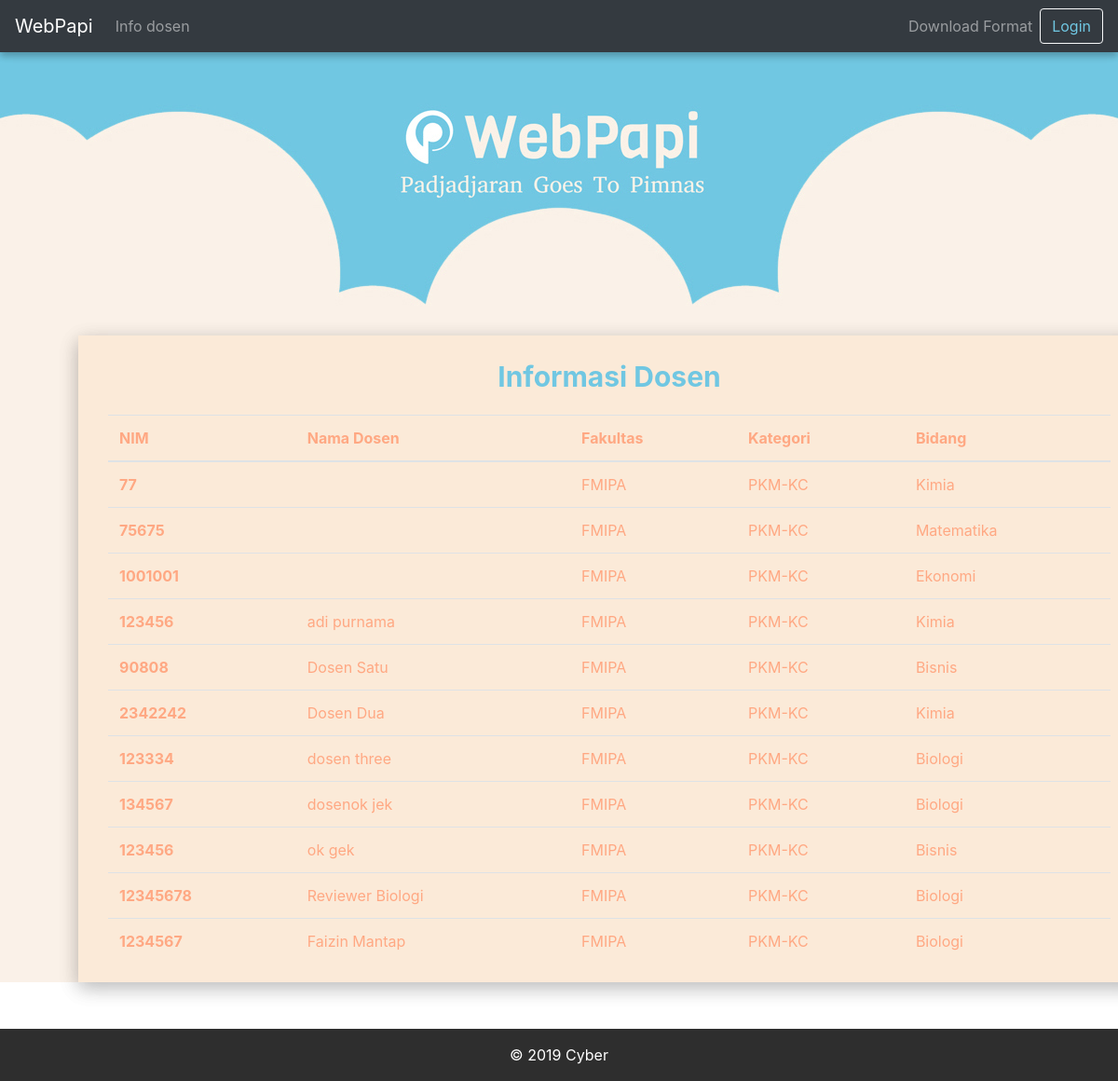
Screenshot of /info-dosen/ with the database file from the repository.
### users/models.py (models this page shows, shortened)
class Dosen(models.Model):
    user = models.OneToOneField(
        User, on_delete=models.CASCADE, primary_key=True)
    nip = models.IntegerField(blank=True, null=True)
    bidang = models.ForeignKey(
        'papi.KategoriPKM', on_delete=models.CASCADE, default=1)
    fakultas = models.ForeignKey(
        'Fakultas', on_delete=models.CASCADE, default=1)

class Fakultas(models.Model):
    namaFakultas = models.CharField(max_length=10, default="")

class User(AbstractUser):
    is_student = models.BooleanField(default=False)
    is_teacher = models.BooleanField(default=False)
    kontak = models.CharField(max_length=13)
    username = None
    email = models.EmailField(unique=True, null=True)
    USERNAME_FIELD = 'email'
    REQUIRED_FIELDS = []
    objects = CustomUserManager()

### papi/models.py (models this page shows, shortened)
class KategoriPKM(models.Model):
    namaKategori = models.CharField(max_length=50)

### papi/views.py (the view)
# urls.py: path('info-dosen/', views.info_dosen, name='info-dosen'),
def info_dosen(request):
    dosen = Dosen.objects.all()
    context = {
        'dosen': dosen,
    }
    return render(request, 'papi/info_dosen.html', context)

### papi/templates/papi/info_dosen.html (shortened to what this page needs)
{% extends 'papi/base.html' %}
{% load static %}
{% block content %}
    <div class="container-fluid text-center" style="background-image: url({% static 'papi/img/Head.jpg' %});background-position: top;background-size: auto;">
        <div style="min-height: 330px;"></div>
    </div>
    <div class="login-clean" style="background-color: #FAF1E8;">
        <div class="container" style="min-width: 80%;background-color: #fbead8;margin-top: -50px;margin-bottom: 50px; box-shadow: 0 6px 20px 0 rgba(0, 0, 0, 0.15), 0 6px 20px 0 rgba(0, 0, 0, 0.15); margin-right: 10%; margin-left: 7%">
            <div class="illustration"></div>
            <div class="form-row">
                <div class="col">
                    <p class="text-center" style="color: #70c7e2;font-size: 30px;font-weight: bold;">Informasi Dosen<br></p>
                </div>
            </div>
            <div class="container">
                <div class="table-responsive">
                    <table class="table">
                        <thead>
                        <tr>
                            <th scope="col">NIM</th>
                            <th scope="col">Nama Dosen</th>
                            <th scope="col">Fakultas</th>
                            <th scope="col">Kategori</th>
                            <th scope="col">Bidang</th>
                        </tr>
                        </thead>
                        <tbody>
                        {% for dos in dosen %}
                            <tr>
                                <th scope="row">{{ dos.nip }}</th>
                                <td>{{ dos.user.first_name }} {{ dos.user.last_name }}</td>
                                <td>{{ dos.fakultas.namaFakultas }}</td>
                                <td>PKM-KC</td>
                                <td>{{ dos.bidang.namaKategori }}</td>
                            </tr>
                        {% endfor %}
                        </tbody>
                    </table>
                </div>
            </div>
        </div>
    </div>
{% endblock %}

### papi/static/papi/css/Login-Form-Clean.css (style rules this page uses)
.login-clean { background: #f1f7fc; padding: 80px 0; }
.login-clean .illustration { text-align: center; padding: 0 0 20px; font-size: 100px; color: rgb(244,71,107); }

### papi/static/papi/css/styles.css (style rules this page uses)
.login-clean { background: #f1f7fc; padding: 80px 0; padding-bottom: 0; }
.table { color: #FFA883; }
.container { padding: 2px 16px; }

### rows the page displays
Dosen: nip "77", fakultas.namaFakultas "FMIPA", bidang.namaKategori "Kimia"
Dosen: nip "75675", fakultas.namaFakultas "FMIPA", bidang.namaKategori "Matematika"
Dosen: nip "1001001", fakultas.namaFakultas "FMIPA", bidang.namaKategori "Ekonomi"
Dosen: nip "123456", user.first_name "adi", user.last_name "purnama", fakultas.namaFakultas "FMIPA", bidang.namaKategori "Kimia"
Dosen: nip "90808", user.first_name "Dosen", user.last_name "Satu", fakultas.namaFakultas "FMIPA", bidang.namaKategori "Bisnis"
Dosen: nip "2342242", user.first_name "Dosen", user.last_name "Dua", fakultas.namaFakultas "FMIPA", bidang.namaKategori "Kimia"
Dosen: nip "123334", user.first_name "dosen", user.last_name "three", fakultas.namaFakultas "FMIPA", bidang.namaKategori "Biologi"
Dosen: nip "134567", user.first_name "dosenok", user.last_name "jek", fakultas.namaFakultas "FMIPA", bidang.namaKategori "Biologi"
Dosen: nip "123456", user.first_name "ok", user.last_name "gek", fakultas.namaFakultas "FMIPA", bidang.namaKategori "Bisnis"
Dosen: nip "12345678", user.first_name "Reviewer", user.last_name "Biologi", fakultas.namaFakultas "FMIPA", bidang.namaKategori "Biologi"
Dosen: nip "1234567", user.first_name "Faizin", user.last_name "Mantap", fakultas.namaFakultas "FMIPA", bidang.namaKategori "Biologi"
